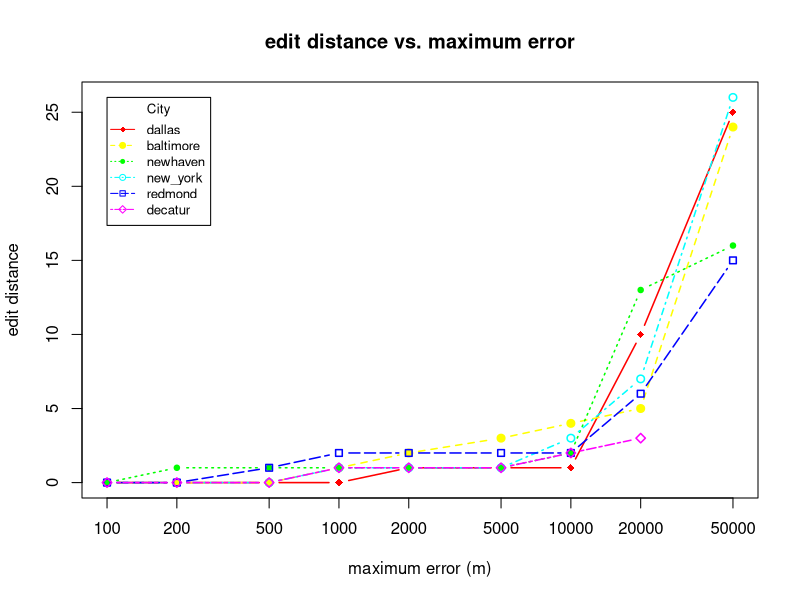

Source code (R):
# Create Line Chart

jpeg("./../restaurant_finder/medians_across_city_si_30.jpg")

# convert factor to numeric for convenience 
Medians <- read.csv("./../restaurant_finder/medians_across_city_si_30.csv")
nlocations <- length(unique(Medians$location))
locations <- unique(Medians$location)

# get the range for the x and y axis 
xrange <- range(Medians$skew)
yrange <- range(Medians$distortion)

# set up the plot 
plot(xrange, yrange, type="n", xlab="maximum error (m)", log="x",
  	      ylab="edit distance") 
colors <- rainbow(nlocations)
linetype <- c(1:nlocations) 
plotchar <- seq(18,18+nlocations,1)

# add lines 
for (i in 1:nlocations) { 
  city <- subset(Medians, location==locations[i])
  lines(sort(city$skew), sort(city$distortion), type="b", lwd=1.5,
    lty=linetype[i], col=colors[i], pch=plotchar[i])
} 

# add a title and subtitle 
title("edit distance vs. maximum error")

# add a legend 
legend(xrange[1], yrange[2], locations, cex=0.8, col=colors,
  		   pch=plotchar, lty=linetype, title="City")

dev.off()
